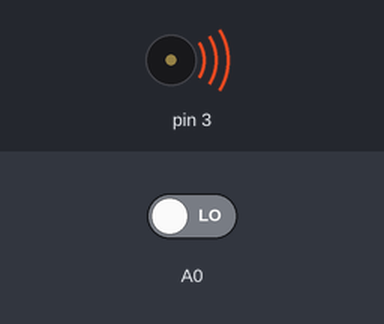
Bench run of a sketch on a simulated Arduino Uno, built with avr-gcc and run on an emulated ATmega328P. On the bench: buzzer (waves = sounding). The inputs (shaded band) are chosen by the test bench; at power-on: A0 LOW. What the sketch prints to the serial monitor is not drawn.

Above: at 0.1 s.
Timing chart, 0 to 1.6 s (numbered marks = the images above):
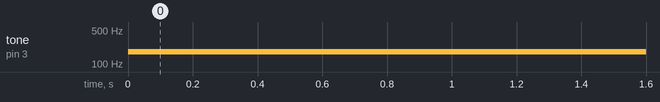

Measured:
- by itself, tone on pin 3: silent → 180 Hz at 0.00 s

The sketch:

sketch_jan25b.ino
```cpp
void setup() {
  // put your setup code here, to run once:
pinMode(A0,INPUT);
pinMode(3,OUTPUT);
Serial.begin(9600);
}

void loop() {
  // put your main code here, to run repeatedly:
Serial.println(digitalRead(A0));
tone(3,180);
delay(100);
}
```
